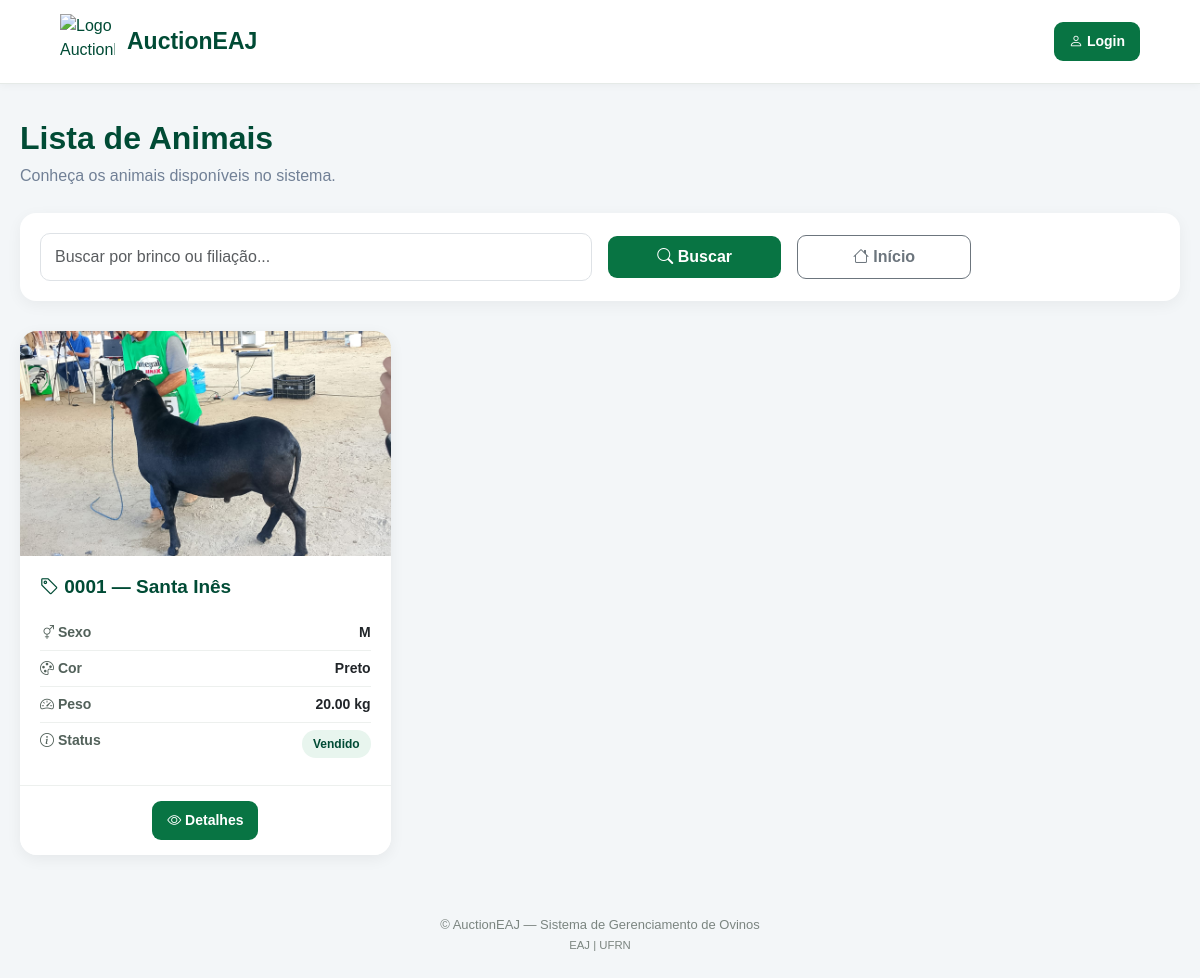
/lista_ovinos, run on the app's committed database.
### ovinos/models.py (models this page shows, shortened)
class Ovino(models.Model):
    SEXO_CHOICES = (
        ('M', 'Macho'),
        ('F', 'Fêmea'),
    )
    STATUS_CHOICES = (
        ('Disponível', 'Disponível'),
        ('Vendido', 'Vendido'),
        ('Reservado', 'Reservado'),
    )
    numero_brinco = models.CharField(max_length=20, unique=True)
    raca = models.CharField(max_length=50)
    sexo = models.CharField(max_length=1, choices=SEXO_CHOICES)
    cor = models.CharField(max_length=30)
    peso_atual = models.DecimalField(max_digits=5, decimal_places=2)
    altura = models.DecimalField(max_digits=5, decimal_places=2)
    quantidade_crias = models.IntegerField(blank=True, null=True)
    peso_ao_nascer = models.DecimalField(max_digits=5, decimal_places=2, blank=True, null=True)
    filiacao = models.CharField(max_length=100, blank=True, null=True)
    status = models.CharField(max_length=20, choices=STATUS_CHOICES, default='Disponível')
    data_nascimento = models.DateField(blank=True, null=True)
    foto = models.ImageField(upload_to='fotos_ovinos/', blank=True, null=True)

### ovinos/views.py (the view)
# urls.py: path('lista_ovinos', views.lista_ovinos, name='lista_ovinos'),
def lista_ovinos(request):
    query = request.GET.get('q')
    filtros = {
        'raca': request.GET.get('raca'),
        'sexo': request.GET.get('sexo'),
        'cor': request.GET.get('cor'),
        'status': request.GET.get('status'),
    }
    ovinos = Ovino.objects.all()
    if query:
        ovinos = ovinos.filter(Q(numero_brinco__icontains=query)|Q(filiacao__icontains=query))
    for key, value in filtros.items():
        if value:
            ovinos = ovinos.filter(**{key: value})
    peso_min = request.GET.get('peso_min')
    peso_max = request.GET.get('peso_max')
    if peso_min: ovinos = ovinos.filter(peso_atual__gte=peso_min)
    if peso_max: ovinos = ovinos.filter(peso_atual__lte=peso_max)
    altura_min = request.GET.get('altura_min')
    altura_max = request.GET.get('altura_max')
    if altura_min: ovinos = ovinos.filter(altura__gte=altura_min)
    if altura_max: ovinos = ovinos.filter(altura__lte=altura_max)
    crias_min = request.GET.get('crias_min')
    crias_max = request.GET.get('crias_max')
    if crias_min: ovinos = ovinos.filter(quantidade_crias__gte=crias_min)
    if crias_max: ovinos = ovinos.filter(quantidade_crias__lte=crias_max)
    return render(request,'ovinos/lista_ovinos.html',{'ovinos':ovinos})

### ovinos/templates/ovinos/lista_ovinos.html (shortened to what this page needs)
{% load static %}
<!DOCTYPE html>
<html lang="pt-BR">
<head>
    <link href="https://cdn.jsdelivr.net/npm/bootstrap@5.3.0/dist/css/bootstrap.min.css" rel="stylesheet">
    <link href="https://cdn.jsdelivr.net/npm/bootstrap-icons@1.11.3/font/bootstrap-icons.css" rel="stylesheet">
</head>
<body>
<header class="topbar">
    <a href="{% url 'home' %}" class="brand">
        <img src="{% static 'img/logo_auctioneaj.png' %}" alt="Logo AuctionEAJ">
        <h2>AuctionEAJ</h2>
    </a>
    <div class="d-flex align-items-center gap-2">
        {% if user.is_authenticated %}
            <span class="header-user me-2">
                Olá, <strong>{{ user.username }}</strong>!
            </span>
            <form action="{% url 'logout' %}" method="post">
                {% csrf_token %}
                <button type="submit" class="btn btn-danger btn-sm">
                    <i class="bi bi-box-arrow-right"></i> Sair
                </button>
            </form>
        {% else %}
            <a href="{% url 'login' %}" class="btn btn-green btn-sm">
                <i class="bi bi-person"></i> Login
            </a>
        {% endif %}
    </div>
</header>
<main class="main-container">
    <div class="mb-4">
        {% if user.is_authenticated %}
            <h2 class="page-title">
                <i class="bi bi-search"></i> Consultar Animais
            </h2>
            <p class="page-subtitle">
                Consulte os animais cadastrados no sistema AuctionEAJ.
            </p>
        {% else %}
            <h2 class="page-title">
                 Lista de Animais
            </h2>
            <p class="page-subtitle">
                Conheça os animais disponíveis no sistema.
            </p>
        {% endif %}
    </div>
    <div class="search-card">
        <form method="GET" class="row g-3 align-items-center">
            <div class="col-lg-6 col-md-12">
                <input
                    type="text"
                    name="q"
                    class="form-control"
                    placeholder="Buscar por brinco ou filiação..."
                    value="{{ request.GET.q }}"
                >
            </div>
            <div class="col-lg-2 col-md-4 col-12">
                <button type="submit" class="btn btn-green w-100">
                    <i class="bi bi-search"></i> Buscar
                </button>
            </div>
            <div class="col-lg-2 col-md-4 col-12">
                <a href="{% url 'home' %}" class="btn btn-outline-secondary w-100">
                    <i class="bi bi-house"></i> Início
                </a>
            </div>
        </form>
    </div>
    <div class="row g-4">
        {% for ovino in ovinos %}
        <div class="col-xl-4 col-md-6 col-12">
            <div class="card animal-card">
                {% if ovino.foto %}
                    <img src="{{ ovino.foto.url }}"
                         class="animal-image"
                         alt="Foto do ovino {{ ovino.numero_brinco }}">
                {% else %}
                    <div class="animal-image d-flex flex-column justify-content-center align-items-center">
                        <i class="bi bi-image fs-1 text-success"></i>
                        <span class="text-muted small mt-2">Sem foto cadastrada</span>
                    </div>
                {% endif %}
                <div class="card-body">
                    <h5 class="animal-title">
                        <i class="bi bi-tag"></i>
                        {{ ovino.numero_brinco }} — {{ ovino.raca }}
                    </h5>
                    <div class="animal-info">
                        <strong><i class="bi bi-gender-ambiguous"></i> Sexo</strong>
                        <span>{{ ovino.sexo }}</span>
                    </div>
                    <div class="animal-info">
                        <strong><i class="bi bi-palette"></i> Cor</strong>
                        <span>{{ ovino.cor }}</span>
                    </div>
                    <div class="animal-info">
                        <strong><i class="bi bi-speedometer2"></i> Peso</strong>
                        <span>{{ ovino.peso_atual }} kg</span>
                    </div>
                    <div class="animal-info">
                        <strong><i class="bi bi-info-circle"></i> Status</strong>
                        <span>
                            <span class="status">{{ ovino.status }}</span>
                        </span>
                    </div>
                </div>
                <div class="card-footer d-flex justify-content-center flex-wrap gap-2">
                    <a href="{% url 'detalhes_ovino' ovino.pk %}"
                       class="btn btn-green btn-sm">
                        <i class="bi bi-eye"></i> Detalhes
                    </a>
                </div>
            </div>
        </div>
        {% endfor %}
    </div>
</main>
<footer>
    <p class="mb-0">
        © AuctionEAJ — Sistema de Gerenciamento de Ovinos
    </p>
    <small>EAJ | UFRN</small>
</footer>
</body>
</html>

### ovinos/templates/ovinos/lista_ovinos.html (style rules this page uses)
:root { --verde: #087443; --verde-escuro: #004b35; --verde-claro: #e8f5ee; --fundo: #f3f6f8; --texto: #172b3a; }
body { background: var(--fundo); color: var(--texto); font-family: Arial, sans-serif; }
.topbar { background: #fff; padding: 14px 5%; display: flex; align-items: center; justify-content: space-between; border-bottom: 1px solid #e5eae7; box-shadow: 0 2px 8px rgba(0,0,0,.04); }
.brand { display: flex; align-items: center; gap: 12px; text-decoration: none; color: var(--verde-escuro); }
.brand img { width: 55px; height: 55px; object-fit: contain; }
.brand h2 { font-size: 23px; font-weight: 800; margin: 0; }
.btn-green { background: var(--verde); color: white; border: none; }
.main-container { max-width: 1250px; margin: auto; padding: 35px 20px; }
.page-title { font-weight: 800; color: var(--verde-escuro); margin-bottom: 7px; }
.page-subtitle { color: #718096; margin-bottom: 25px; }
.search-card { background: white; border: none; border-radius: 16px; padding: 20px; box-shadow: 0 4px 15px rgba(0,0,0,.05); margin-bottom: 30px; }
.form-control { border-radius: 10px; padding: 11px 14px; }
.btn { border-radius: 9px; font-weight: 600; padding: 9px 15px; }
.animal-card { border: none; border-radius: 17px; overflow: hidden; height: 100%; background: white; box-shadow: 0 4px 15px rgba(0,0,0,.06); transition: transform .2s, box-shadow .2s; }
.animal-image { height: 225px; width: 100%; object-fit: cover; background: var(--verde-claro); }
.animal-card .card-body { padding: 20px; }
.animal-title { font-size: 19px; font-weight: 800; color: var(--verde-escuro); margin-bottom: 16px; }
.animal-info { display: flex; justify-content: space-between; gap: 10px; padding: 7px 0; border-bottom: 1px solid #edf0ee; font-size: 14px; }
.animal-info:last-child { border-bottom: none; }
.animal-info strong { color: #52615a; }
.animal-info span { font-weight: 600; text-align: right; }
.status { display: inline-block; background: var(--verde-claro); color: var(--verde-escuro); padding: 5px 11px; border-radius: 20px; font-size: 12px; font-weight: 700; }
.card-footer { background: white; border-top: 1px solid #edf0ee; padding: 15px; }
footer { text-align: center; padding: 25px; color: #7b8580; font-size: 13px; }

### data on the page
Ovino: foto (picture), numero_brinco "0001", raca "Santa Inês", sexo "M", cor "Preto", peso_atual "20.00", status "Vendido"
